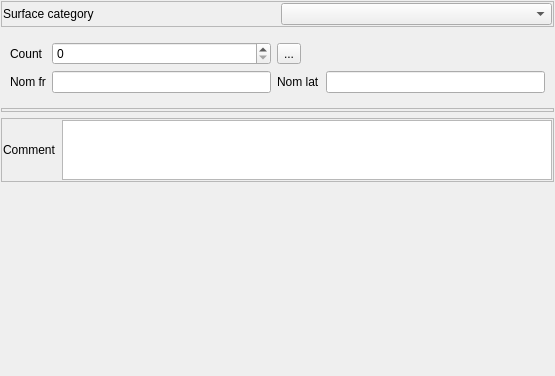
<?xml version="1.0" encoding="UTF-8"?>
<ui version="4.0">
 <class>Form_base3</class>
 <widget class="QWidget" name="Form_base3">
  <property name="geometry">
   <rect>
    <x>0</x>
    <y>0</y>
    <width>555</width>
    <height>376</height>
   </rect>
  </property>
  <property name="windowTitle">
   <string>Form</string>
  </property>
  <layout class="QVBoxLayout" name="verticalLayout" stretch="1,1,0,1,10">
   <property name="leftMargin">
    <number>1</number>
   </property>
   <property name="topMargin">
    <number>1</number>
   </property>
   <property name="rightMargin">
    <number>1</number>
   </property>
   <property name="bottomMargin">
    <number>1</number>
   </property>
   <item>
    <widget class="QFrame" name="frame_2">
     <property name="frameShape">
      <enum>QFrame::StyledPanel</enum>
     </property>
     <property name="frameShadow">
      <enum>QFrame::Raised</enum>
     </property>
     <layout class="QGridLayout" name="gridLayout">
      <property name="leftMargin">
       <number>1</number>
      </property>
      <property name="topMargin">
       <number>1</number>
      </property>
      <property name="rightMargin">
       <number>1</number>
      </property>
      <property name="bottomMargin">
       <number>1</number>
      </property>
      <item row="0" column="0">
       <widget class="QLabel" name="label">
        <property name="text">
         <string>Surface category</string>
        </property>
       </widget>
      </item>
      <item row="0" column="1">
       <widget class="QComboBox" name="comboBox_category"/>
      </item>
     </layout>
    </widget>
   </item>
   <item>
    <widget class="QStackedWidget" name="stackedWidget_category">
     <property name="currentIndex">
      <number>0</number>
     </property>
     <widget class="QWidget" name="FLO">
      <layout class="QGridLayout" name="gridLayout_3">
       <item row="0" column="0">
        <widget class="QLabel" name="label_4">
         <property name="text">
          <string>Count</string>
         </property>
         <property name="wordWrap">
          <bool>true</bool>
         </property>
        </widget>
       </item>
       <item row="0" column="1">
        <widget class="QSpinBox" name="spinBox_number"/>
       </item>
       <item row="1" column="0">
        <widget class="QLabel" name="label_7">
         <property name="text">
          <string>Nom fr</string>
         </property>
         <property name="wordWrap">
          <bool>true</bool>
         </property>
        </widget>
       </item>
       <item row="1" column="1">
        <widget class="QLineEdit" name="lineEdit_commonname"/>
       </item>
       <item row="1" column="2">
        <widget class="QLabel" name="label_8">
         <property name="text">
          <string>Nom lat</string>
         </property>
         <property name="wordWrap">
          <bool>true</bool>
         </property>
        </widget>
       </item>
       <item row="1" column="3">
        <widget class="QLineEdit" name="lineEdit_scientificcname"/>
       </item>
       <item row="0" column="2">
        <widget class="QToolButton" name="toolButton_number">
         <property name="text">
          <string>...</string>
         </property>
        </widget>
       </item>
      </layout>
     </widget>
     <widget class="QWidget" name="FAU">
      <layout class="QGridLayout" name="gridLayout_2">
       <property name="leftMargin">
        <number>3</number>
       </property>
       <property name="topMargin">
        <number>3</number>
       </property>
       <property name="rightMargin">
        <number>3</number>
       </property>
       <property name="bottomMargin">
        <number>3</number>
       </property>
      </layout>
     </widget>
    </widget>
   </item>
   <item>
    <widget class="QFrame" name="frame_catalog">
     <property name="frameShape">
      <enum>QFrame::StyledPanel</enum>
     </property>
     <property name="frameShadow">
      <enum>QFrame::Raised</enum>
     </property>
     <layout class="QVBoxLayout" name="verticalLayout_2">
      <property name="leftMargin">
       <number>1</number>
      </property>
      <property name="topMargin">
       <number>1</number>
      </property>
      <property name="rightMargin">
       <number>1</number>
      </property>
      <property name="bottomMargin">
       <number>1</number>
      </property>
     </layout>
    </widget>
   </item>
   <item>
    <widget class="QFrame" name="frame">
     <property name="frameShape">
      <enum>QFrame::StyledPanel</enum>
     </property>
     <property name="frameShadow">
      <enum>QFrame::Raised</enum>
     </property>
     <layout class="QHBoxLayout" name="horizontalLayout">
      <property name="leftMargin">
       <number>1</number>
      </property>
      <property name="topMargin">
       <number>1</number>
      </property>
      <property name="rightMargin">
       <number>1</number>
      </property>
      <property name="bottomMargin">
       <number>1</number>
      </property>
      <item>
       <widget class="QLabel" name="label_6">
        <property name="text">
         <string>Comment</string>
        </property>
       </widget>
      </item>
      <item>
       <widget class="QTextBrowser" name="textBrowser_comment">
        <property name="maximumSize">
         <size>
          <width>16777215</width>
          <height>60</height>
         </size>
        </property>
        <property name="readOnly">
         <bool>false</bool>
        </property>
       </widget>
      </item>
     </layout>
    </widget>
   </item>
   <item>
    <spacer name="verticalSpacer">
     <property name="orientation">
      <enum>Qt::Vertical</enum>
     </property>
     <property name="sizeHint" stdset="0">
      <size>
       <width>20</width>
       <height>40</height>
      </size>
     </property>
    </spacer>
   </item>
  </layout>
 </widget>
 <resources/>
 <connections/>
</ui>
